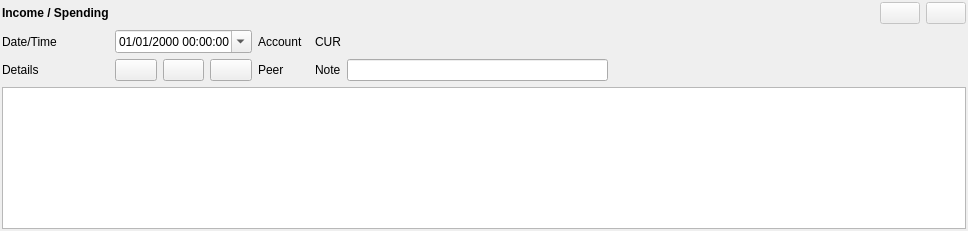
<?xml version="1.0" encoding="UTF-8"?>
<ui version="4.0">
 <class>IncomeSpendingOperation</class>
 <widget class="QWidget" name="IncomeSpendingOperation">
  <property name="geometry">
   <rect>
    <x>0</x>
    <y>0</y>
    <width>968</width>
    <height>231</height>
   </rect>
  </property>
  <property name="windowTitle">
   <string>Form</string>
  </property>
  <layout class="QGridLayout" name="layout">
   <property name="leftMargin">
    <number>2</number>
   </property>
   <property name="topMargin">
    <number>2</number>
   </property>
   <property name="rightMargin">
    <number>2</number>
   </property>
   <property name="bottomMargin">
    <number>2</number>
   </property>
   <item row="2" column="7">
    <widget class="QLineEdit" name="note"/>
   </item>
   <item row="1" column="4">
    <widget class="QLabel" name="account_label">
     <property name="text">
      <string>Account</string>
     </property>
    </widget>
   </item>
   <item row="1" column="0">
    <widget class="QLabel" name="date_label">
     <property name="text">
      <string>Date/Time</string>
     </property>
    </widget>
   </item>
   <item row="4" column="0">
    <spacer name="vertical_spacer">
     <property name="orientation">
      <enum>Qt::Vertical</enum>
     </property>
     <property name="sizeHint" stdset="0">
      <size>
       <width>20</width>
       <height>40</height>
      </size>
     </property>
    </spacer>
   </item>
   <item row="2" column="1">
    <widget class="QPushButton" name="add_button">
     <property name="toolTip">
      <string>Add detail</string>
     </property>
     <property name="text">
      <string/>
     </property>
    </widget>
   </item>
   <item row="2" column="3">
    <widget class="QPushButton" name="del_button">
     <property name="toolTip">
      <string>Remove detail</string>
     </property>
     <property name="text">
      <string/>
     </property>
    </widget>
   </item>
   <item row="2" column="2">
    <widget class="QPushButton" name="copy_button">
     <property name="toolTip">
      <string>Copy detail</string>
     </property>
     <property name="text">
      <string/>
     </property>
    </widget>
   </item>
   <item row="1" column="5">
    <widget class="AccountSelector" name="account_widget" native="true"/>
   </item>
   <item row="2" column="6">
    <widget class="QLabel" name="note_label">
     <property name="text">
      <string>Note</string>
     </property>
    </widget>
   </item>
   <item row="0" column="9">
    <widget class="QPushButton" name="commit_button">
     <property name="enabled">
      <bool>false</bool>
     </property>
     <property name="toolTip">
      <string>Commit changes</string>
     </property>
     <property name="text">
      <string/>
     </property>
    </widget>
   </item>
   <item row="2" column="4">
    <widget class="QLabel" name="peer_label">
     <property name="text">
      <string>Peer</string>
     </property>
    </widget>
   </item>
   <item row="1" column="1" colspan="3">
    <widget class="QDateTimeEdit" name="timestamp_editor">
     <property name="displayFormat">
      <string>dd/MM/yyyy hh:mm:ss</string>
     </property>
     <property name="calendarPopup">
      <bool>true</bool>
     </property>
     <property name="timeSpec">
      <enum>Qt::UTC</enum>
     </property>
    </widget>
   </item>
   <item row="0" column="0">
    <widget class="QLabel" name="main_label">
     <property name="font">
      <font>
       <bold>true</bold>
      </font>
     </property>
     <property name="text">
      <string>Income / Spending</string>
     </property>
    </widget>
   </item>
   <item row="2" column="0">
    <widget class="QLabel" name="details_label">
     <property name="text">
      <string>Details</string>
     </property>
    </widget>
   </item>
   <item row="0" column="10">
    <widget class="QPushButton" name="revert_button">
     <property name="enabled">
      <bool>false</bool>
     </property>
     <property name="acceptDrops">
      <bool>false</bool>
     </property>
     <property name="toolTip">
      <string>Cancel changes</string>
     </property>
     <property name="text">
      <string/>
     </property>
    </widget>
   </item>
   <item row="2" column="5">
    <widget class="PeerSelector" name="peer_widget" native="true"/>
   </item>
   <item row="3" column="0" colspan="11">
    <widget class="TableViewWithFooter" name="details_table">
     <property name="alternatingRowColors">
      <bool>true</bool>
     </property>
     <attribute name="verticalHeaderVisible">
      <bool>false</bool>
     </attribute>
     <attribute name="verticalHeaderMinimumSectionSize">
      <number>20</number>
     </attribute>
     <attribute name="verticalHeaderDefaultSectionSize">
      <number>20</number>
     </attribute>
    </widget>
   </item>
   <item row="2" column="8">
    <spacer name="horizontal_spacer">
     <property name="orientation">
      <enum>Qt::Horizontal</enum>
     </property>
     <property name="sizeHint" stdset="0">
      <size>
       <width>40</width>
       <height>20</height>
      </size>
     </property>
    </spacer>
   </item>
   <item row="1" column="7">
    <widget class="OptionalCurrencyComboBox" name="a_currency" native="true"/>
   </item>
   <item row="1" column="6">
    <widget class="AccountCurrencyLabel" name="currency">
     <property name="text">
      <string>CUR</string>
     </property>
    </widget>
   </item>
  </layout>
 </widget>
 <customwidgets>
  <customwidget>
   <class>TableViewWithFooter</class>
   <extends>QTableView</extends>
   <header>jal/widgets/custom/tableview_with_footer.h</header>
  </customwidget>
  <customwidget>
   <class>AccountSelector</class>
   <extends>QWidget</extends>
   <header>jal/widgets/reference_selector.h</header>
   <container>1</container>
  </customwidget>
  <customwidget>
   <class>PeerSelector</class>
   <extends>QWidget</extends>
   <header>jal/widgets/reference_selector.h</header>
   <container>1</container>
  </customwidget>
  <customwidget>
   <class>OptionalCurrencyComboBox</class>
   <extends>QWidget</extends>
   <header>jal/widgets/account_select.h</header>
   <container>1</container>
  </customwidget>
  <customwidget>
   <class>AccountCurrencyLabel</class>
   <extends>QLabel</extends>
   <header>jal/widgets/account_select.h</header>
  </customwidget>
 </customwidgets>
 <resources/>
 <connections/>
</ui>
